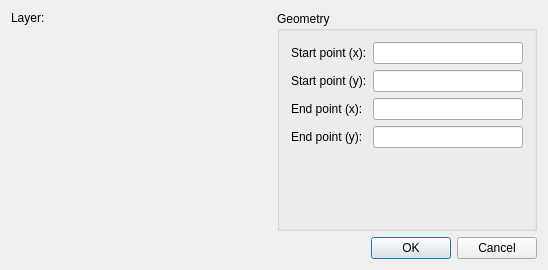
<?xml version="1.0" encoding="UTF-8"?>
<ui version="4.0">
 <class>QG_DlgLine</class>
 <widget class="QDialog" name="QG_DlgLine">
  <property name="enabled">
   <bool>true</bool>
  </property>
  <property name="geometry">
   <rect>
    <x>0</x>
    <y>0</y>
    <width>548</width>
    <height>270</height>
   </rect>
  </property>
  <property name="sizePolicy">
   <sizepolicy hsizetype="MinimumExpanding" vsizetype="MinimumExpanding">
    <horstretch>0</horstretch>
    <verstretch>0</verstretch>
   </sizepolicy>
  </property>
  <property name="minimumSize">
   <size>
    <width>0</width>
    <height>0</height>
   </size>
  </property>
  <property name="windowTitle">
   <string>Line</string>
  </property>
  <layout class="QVBoxLayout">
   <item>
    <layout class="QHBoxLayout">
     <item>
      <layout class="QVBoxLayout">
       <item>
        <layout class="QHBoxLayout">
         <item>
          <widget class="QLabel" name="lLayer">
           <property name="sizePolicy">
            <sizepolicy hsizetype="Preferred" vsizetype="Preferred">
             <horstretch>0</horstretch>
             <verstretch>0</verstretch>
            </sizepolicy>
           </property>
           <property name="text">
            <string>Layer:</string>
           </property>
           <property name="wordWrap">
            <bool>false</bool>
           </property>
          </widget>
         </item>
         <item>
          <widget class="QG_LayerBox" name="cbLayer" native="true"/>
         </item>
        </layout>
       </item>
       <item>
        <widget class="QG_WidgetPen" name="wPen" native="true">
         <property name="sizePolicy">
          <sizepolicy hsizetype="MinimumExpanding" vsizetype="MinimumExpanding">
           <horstretch>0</horstretch>
           <verstretch>0</verstretch>
          </sizepolicy>
         </property>
         <property name="minimumSize">
          <size>
           <width>230</width>
           <height>140</height>
          </size>
         </property>
        </widget>
       </item>
      </layout>
     </item>
     <item>
      <widget class="QGroupBox" name="buttonGroup8">
       <property name="title">
        <string>Geometry</string>
       </property>
       <layout class="QGridLayout">
        <item row="5" column="0">
         <widget class="QLabel" name="lEndX">
          <property name="text">
           <string>End point (x):</string>
          </property>
          <property name="wordWrap">
           <bool>false</bool>
          </property>
         </widget>
        </item>
        <item row="5" column="1">
         <widget class="QLineEdit" name="leEndX">
          <property name="minimumSize">
           <size>
            <width>64</width>
            <height>0</height>
           </size>
          </property>
         </widget>
        </item>
        <item row="7" column="1">
         <widget class="QLineEdit" name="leEndY">
          <property name="minimumSize">
           <size>
            <width>64</width>
            <height>0</height>
           </size>
          </property>
         </widget>
        </item>
        <item row="7" column="0">
         <widget class="QLabel" name="lEndY">
          <property name="text">
           <string>End point (y):</string>
          </property>
          <property name="wordWrap">
           <bool>false</bool>
          </property>
         </widget>
        </item>
        <item row="3" column="0">
         <widget class="QLabel" name="lStartY">
          <property name="text">
           <string>Start point (y):</string>
          </property>
          <property name="wordWrap">
           <bool>false</bool>
          </property>
         </widget>
        </item>
        <item row="3" column="1">
         <widget class="QLineEdit" name="leStartY">
          <property name="minimumSize">
           <size>
            <width>64</width>
            <height>0</height>
           </size>
          </property>
         </widget>
        </item>
        <item row="1" column="0">
         <widget class="QLabel" name="lStartX">
          <property name="text">
           <string>Start point (x):</string>
          </property>
          <property name="wordWrap">
           <bool>false</bool>
          </property>
         </widget>
        </item>
        <item row="1" column="1">
         <widget class="QLineEdit" name="leStartX">
          <property name="minimumSize">
           <size>
            <width>64</width>
            <height>0</height>
           </size>
          </property>
         </widget>
        </item>
        <item row="8" column="1">
         <spacer name="spacer61">
          <property name="orientation">
           <enum>Qt::Vertical</enum>
          </property>
          <property name="sizeType">
           <enum>QSizePolicy::Expanding</enum>
          </property>
          <property name="sizeHint" stdset="0">
           <size>
            <width>20</width>
            <height>1</height>
           </size>
          </property>
         </spacer>
        </item>
        <item row="8" column="0">
         <spacer name="spacer58">
          <property name="orientation">
           <enum>Qt::Vertical</enum>
          </property>
          <property name="sizeType">
           <enum>QSizePolicy::Expanding</enum>
          </property>
          <property name="sizeHint" stdset="0">
           <size>
            <width>20</width>
            <height>1</height>
           </size>
          </property>
         </spacer>
        </item>
       </layout>
      </widget>
     </item>
    </layout>
   </item>
   <item>
    <widget class="QDialogButtonBox" name="buttonBox">
     <property name="standardButtons">
      <set>QDialogButtonBox::Cancel|QDialogButtonBox::Ok</set>
     </property>
    </widget>
   </item>
  </layout>
 </widget>
 <layoutdefault spacing="6" margin="11"/>
 <customwidgets>
  <customwidget>
   <class>QG_WidgetPen</class>
   <extends>QWidget</extends>
   <header>qg_widgetpen.h</header>
  </customwidget>
  <customwidget>
   <class>QG_LayerBox</class>
   <extends>QWidget</extends>
   <header>qg_layerbox.h</header>
  </customwidget>
 </customwidgets>
 <tabstops>
  <tabstop>leStartX</tabstop>
  <tabstop>leStartY</tabstop>
  <tabstop>leEndX</tabstop>
  <tabstop>leEndY</tabstop>
 </tabstops>
 <resources/>
 <connections>
  <connection>
   <sender>buttonBox</sender>
   <signal>accepted()</signal>
   <receiver>QG_DlgLine</receiver>
   <slot>accept()</slot>
   <hints>
    <hint type="sourcelabel">
     <x>273</x>
     <y>253</y>
    </hint>
    <hint type="destinationlabel">
     <x>20</x>
     <y>20</y>
    </hint>
   </hints>
  </connection>
  <connection>
   <sender>buttonBox</sender>
   <signal>rejected()</signal>
   <receiver>QG_DlgLine</receiver>
   <slot>reject()</slot>
   <hints>
    <hint type="sourcelabel">
     <x>273</x>
     <y>253</y>
    </hint>
    <hint type="destinationlabel">
     <x>20</x>
     <y>20</y>
    </hint>
   </hints>
  </connection>
 </connections>
</ui>
